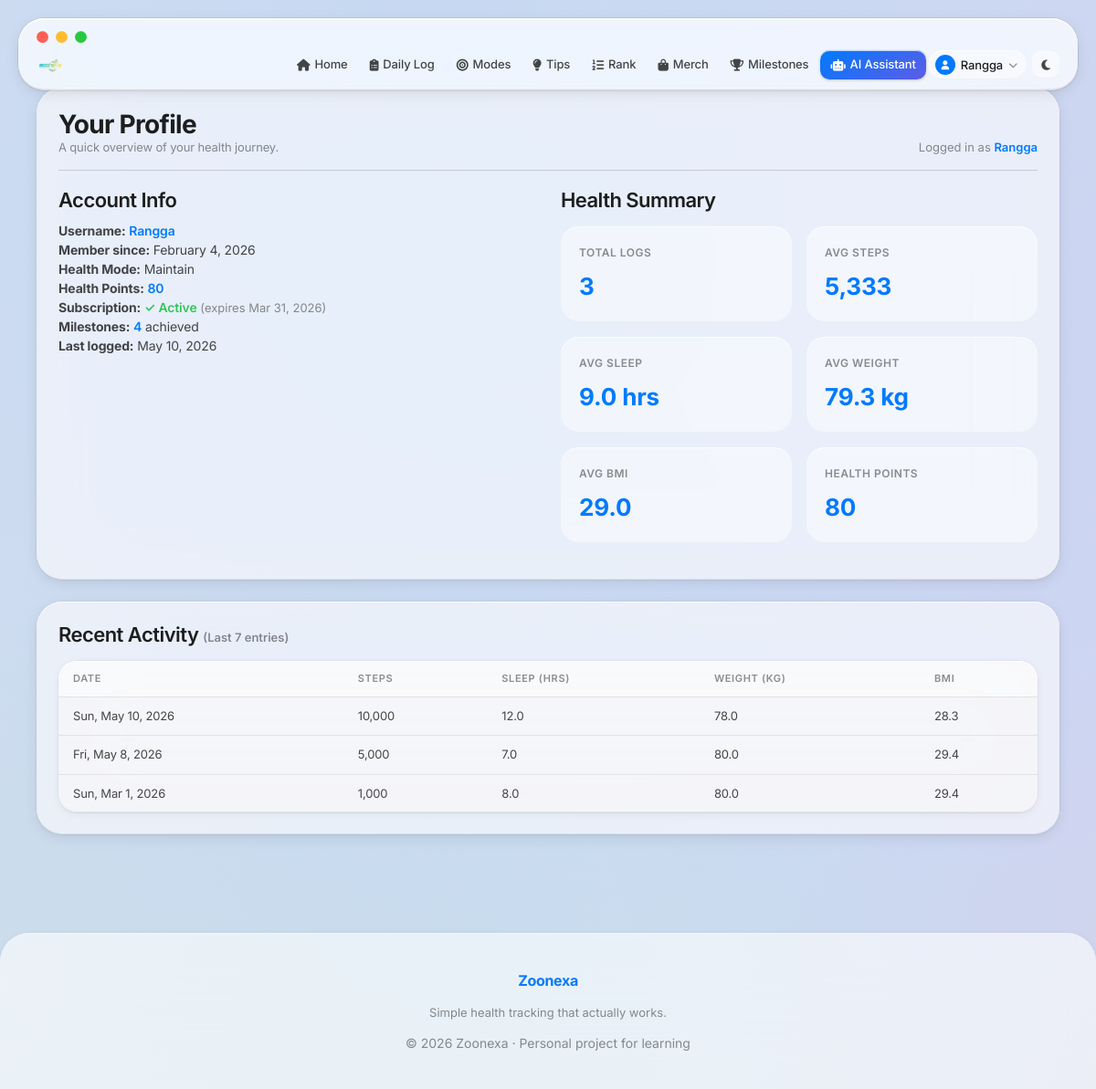
The app's page /profile.php (signed in) with its own data.
### tables this page shows
CREATE TABLE `users` (
  `id` int(11) NOT NULL AUTO_INCREMENT,
  `username` varchar(50) NOT NULL,
  `role` enum('user','admin') DEFAULT 'user',
  `password_hash` varchar(255) NOT NULL,
  `health_mode` enum('maintain','bulking','cutting') DEFAULT 'maintain',
  `points` int(11) DEFAULT 0,
  `subscription_status` tinyint(1) DEFAULT 0,
  `created_at` timestamp NOT NULL DEFAULT current_timestamp(),
  `updated_at` timestamp NOT NULL DEFAULT current_timestamp() ON UPDATE current_timestamp(),
  PRIMARY KEY (`id`),
  UNIQUE KEY `username` (`username`)
);

CREATE TABLE `subscriptions` (
  `id` int(11) NOT NULL AUTO_INCREMENT,
  `user_id` int(11) NOT NULL,
  `midtrans_order_id` varchar(100) NOT NULL,
  `midtrans_transaction_id` varchar(100) DEFAULT NULL,
  `status` enum('pending','active','expired','cancelled','failed') DEFAULT 'pending',
  `amount_paid` int(11) DEFAULT 10000,
  `start_date` date DEFAULT NULL,
  `end_date` date DEFAULT NULL,
  `payment_method` varchar(50) DEFAULT NULL,
  `created_at` timestamp NOT NULL DEFAULT current_timestamp(),
  `updated_at` timestamp NOT NULL DEFAULT current_timestamp() ON UPDATE current_timestamp(),
  PRIMARY KEY (`id`),
  UNIQUE KEY `midtrans_order_id` (`midtrans_order_id`),
  KEY `user_id` (`user_id`),
  CONSTRAINT `subscriptions_ibfk_1` FOREIGN KEY (`user_id`) REFERENCES `users` (`id`) ON DELETE CASCADE
);

CREATE TABLE `health_logs` (
  `id` int(11) NOT NULL AUTO_INCREMENT,
  `user_id` int(11) NOT NULL,
  `log_date` date NOT NULL,
  `steps` int(11) DEFAULT 0,
  `sleep_hours` float DEFAULT 0,
  `weight_kg` float DEFAULT 0,
  `bmi` float DEFAULT 0,
  `created_at` timestamp NOT NULL DEFAULT current_timestamp(),
  PRIMARY KEY (`id`),
  UNIQUE KEY `unique_log_per_day` (`user_id`,`log_date`),
  CONSTRAINT `health_logs_ibfk_1` FOREIGN KEY (`user_id`) REFERENCES `users` (`id`) ON DELETE CASCADE
);

### config.php (called while the page is built, shortened)
<?php
$mysqli = new mysqli(DB_HOST, DB_USER, DB_PASS, DB_NAME);
$mysqli->set_charset('utf8mb4');
function e($string) {
    return htmlspecialchars($string ?? '', ENT_QUOTES, 'UTF-8');
}
function getActiveSubscription($user_id = null) {
    global $mysqli;
    $stmt = $mysqli->prepare("
        SELECT * FROM subscriptions
        WHERE user_id = ? AND status = 'active'
        ORDER BY created_at DESC LIMIT 1
    ");
    $stmt->bind_param("i", $user_id);
    $stmt->execute();
    $result = $stmt->get_result();
    $row = $result->fetch_assoc();
    return $row;
}
?>

### profile.php (the view, shortened to what this page needs)
<?php
require 'config.php';
$user_id = $_SESSION['user_id'];
$username = $_SESSION['username'];
$stmt = $mysqli->prepare('SELECT created_at, health_mode, points, subscription_status FROM users WHERE id = ?');
$stmt->bind_param('i', $user_id);
$stmt->execute();
$result = $stmt->get_result();
$user = $result->fetch_assoc();
$stmt = $mysqli->prepare('
    SELECT
        COUNT(*) as total_logs,
        AVG(steps) as avg_steps,
        AVG(sleep_hours) as avg_sleep,
        AVG(weight_kg) as avg_weight,
        AVG(bmi) as avg_bmi,
        MAX(log_date) as last_log_date
    FROM health_logs
    WHERE user_id = ?
');
$stmt->bind_param('i', $user_id);
$stmt->execute();
$result = $stmt->get_result();
$summary = $result->fetch_assoc();
$stmt = $mysqli->prepare('
    SELECT log_date, steps, sleep_hours, weight_kg, bmi
    FROM health_logs
    WHERE user_id = ?
    ORDER BY log_date DESC
    LIMIT 7
');
$stmt->bind_param('i', $user_id);
$stmt->execute();
$result = $stmt->get_result();
$recent_logs = $result->fetch_all(MYSQLI_ASSOC);
$subscription = getActiveSubscription($user_id);
$stmt = $mysqli->prepare('SELECT COUNT(*) as cnt FROM user_milestones WHERE user_id = ?');
$stmt->bind_param('i', $user_id);
$stmt->execute();
$result = $stmt->get_result();
$milestonesAchieved = $result->fetch_assoc()['cnt'];
include 'header.php';
?>
<section class="page-section">
  <div class="card big-card">
    <div class="page-header">
      <div>
        <h1>Your Profile</h1>
        <p class="muted">A quick overview of your health journey.</p>
      </div>
      <div class="muted small">
        Logged in as <span class="accent-text"><?php echo e($username); ?></span>
      </div>
    </div>
    <div class="grid-2">
      <div>
        <h2>Account Info</h2>
        <p><strong>Username:</strong> <span class="accent-text"><?php echo e($username); ?></span></p>
        <p><strong>Member since:</strong> <?php echo date('F j, Y', strtotime($user['created_at'])); ?></p>
        <p><strong>Health Mode:</strong> <span style="text-transform: capitalize;"><?php echo e($user['health_mode']); ?></span></p>
        <p><strong>Health Points:</strong> <span class="accent-text"><?php echo number_format($user['points']); ?></span></p>
        <p>
          <strong>Subscription:</strong>
          <?php if ($user['subscription_status']): ?>
            <span style="color: var(--success); font-weight: 600;">✓ Active</span>
            <?php if ($subscription): ?>
              <span class="small muted">(expires <?php echo date('M j, Y', strtotime($subscription['end_date'])); ?>)</span>
            <?php endif; ?>
          <?php else: ?>
            <span style="color: var(--warning); font-weight: 600;">Free</span>
            — <a href="subscription.php">Upgrade</a>
          <?php endif; ?>
        </p>
        <p><strong>Milestones:</strong> <span class="accent-text"><?php echo $milestonesAchieved; ?></span> achieved</p>
        <?php if ($summary['total_logs'] > 0): ?>
          <p><strong>Last logged:</strong> <?php echo date('F j, Y', strtotime($summary['last_log_date'])); ?></p>
        <?php endif; ?>
      </div>
      <div>
        <h2>Health Summary</h2>
        <?php if ($summary['total_logs'] == 0): ?>
          <p class="muted">No logs yet. Start tracking from the <a href="health_log.php">Daily Log</a> page.</p>
        <?php else: ?>
          <ul class="summary-list">
            <li>
              <span>Total Logs</span>
              <strong><?php echo (int)$summary['total_logs']; ?></strong>
            </li>
            <li>
              <span>Avg Steps</span>
              <strong><?php echo number_format($summary['avg_steps']); ?></strong>
            </li>
            <li>
              <span>Avg Sleep</span>
              <strong><?php echo number_format($summary['avg_sleep'], 1); ?> hrs</strong>
            </li>
            <li>
              <span>Avg Weight</span>
              <strong><?php echo number_format($summary['avg_weight'], 1); ?> kg</strong>
            </li>
            <li>
              <span>Avg BMI</span>
              <strong><?php echo number_format($summary['avg_bmi'], 1); ?></strong>
            </li>
            <li>
              <span>Health Points</span>
              <strong><?php echo number_format($user['points']); ?></strong>
            </li>
          </ul>
        <?php endif; ?>
      </div>
    </div>
  </div>
  <?php if (count($recent_logs) > 0): ?>
  <div class="card" style="margin-top: 24px;">
    <h2>Recent Activity <span class="muted small">(Last 7 entries)</span></h2>
    <div class="table-wrapper">
      <table class="table">
        <thead>
          <tr>
            <th>Date</th>
            <th>Steps</th>
            <th>Sleep (hrs)</th>
            <th>Weight (kg)</th>
            <th>BMI</th>
          </tr>
        </thead>
        <tbody>
        <?php foreach ($recent_logs as $log): ?>
          <tr>
            <td><?php echo e(date('D, M j, Y', strtotime($log['log_date']))); ?></td>
            <td><?php echo number_format($log['steps']); ?></td>
            <td><?php echo number_format($log['sleep_hours'], 1); ?></td>
            <td><?php echo number_format($log['weight_kg'], 1); ?></td>
            <td><?php echo number_format($log['bmi'], 1); ?></td>
          </tr>
        <?php endforeach; ?>
        </tbody>
      </table>
    </div>
  </div>
  <?php endif; ?>
</section>
<?php include 'footer.php'; ?>

### records on screen
users: created_at "February 4, 2026", health_mode "Maintain", points "80"
subscriptions: end_date "Mar 31, 2026"
health_logs: log_date "Sun, May 10, 2026", steps "10,000", sleep_hours "12.0", weight_kg "78.0", bmi "28.3"
health_logs: log_date "Fri, May 8, 2026", steps "5,000", sleep_hours "7.0", weight_kg "80.0", bmi "29.4"
health_logs: log_date "Sun, Mar 1, 2026", steps "1,000", sleep_hours "8.0", weight_kg "80.0", bmi "29.4"

### other values on screen
$_SESSION['username'] "Rangga"
$username "Rangga"
$milestonesAchieved "4"
date('F j, Y', strtotime($summary['last_log_date'])) "May 10, 2026"
$summary['total_logs'] "3"
$summary['avg_steps'] "5,333"
$summary['avg_sleep'] "9.0"
$summary['avg_weight'] "79.3"
$summary['avg_bmi'] "29.0"
